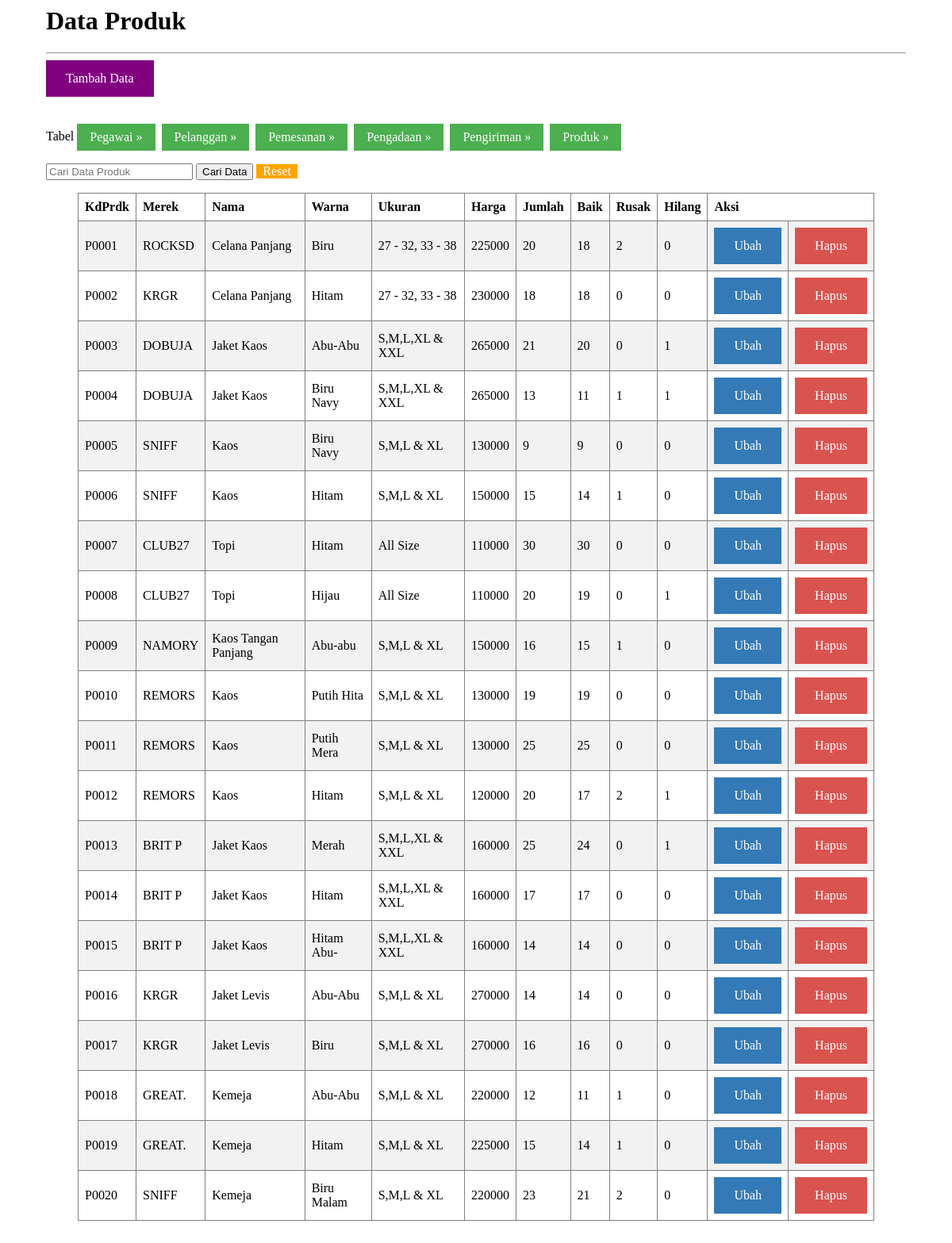
The app's page /index.php/produk with its own data.
### tables this page shows
CREATE TABLE IF NOT EXISTS `produk` (
  `KdPrdk` char(6) NOT NULL,
  `Merek` char(6) NOT NULL,
  `Nama` varchar(30) NOT NULL,
  `Warna` varchar(10) NOT NULL,
  `Ukuran` char(20) NOT NULL,
  `Harga` int(11) NOT NULL,
  `Jumlah` int(11) NOT NULL,
  `Baik` int(11) NOT NULL,
  `Rusak` int(11) NOT NULL,
  `Hilang` int(11) NOT NULL,
  `Detail` text NOT NULL
);

### application/controllers/produk.php (called while the page is built, shortened)
<?php if ( ! defined('BASEPATH')) exit('No direct script access allowed');
class produk extends CI_Controller {
	public function __construct(){
		$this->load->model('ProdukModel');
	}
	public function index(){
		$data['produk'] = $this->ProdukModel->view();
		$this->load->view('produk/index', $data);
	}
}

### index.php (called while the page is built, shortened)
<?php
require_once BASEPATH.'core/CodeIgniter.php';

### application/models/ProdukModel.php (called while the page is built, shortened)
<?php if ( ! defined('BASEPATH')) exit('No direct script access allowed');
class ProdukModel extends CI_Model {
	public function view(){
		return $this->db->get('produk')->result();
	}
}

### application/views/produk/index.php (the view, shortened to what this page needs)
<html>
	<head>
		<link rel="stylesheet" type="text/css" href="<?php echo base_url(); ?>assets/Style.css">
	</head>
	<body>
		<h1>Data Produk</h1>
		<hr>
		<a class="btn_tambah" href='<?php echo base_url("produk/tambah"); ?>'>Tambah Data</a>
		<br><br>
		<p>
	  Tabel
		<a class="w3-btn" href='<?php echo base_url("pegawai/index"); ?>' target="_blank">Pegawai »</a>&nbsp;
		<a class="w3-btn" href='<?php echo base_url("pelanggan/index"); ?>' target="_blank">Pelanggan »</a>&nbsp;
		<a class="w3-btn" href='<?php echo base_url("Pemesanan/index"); ?>' target="_blank">Pemesanan »</a>&nbsp;
		<a class="w3-btn" href='<?php echo base_url("pengadaan/index"); ?>' target="_blank">Pengadaan »</a>&nbsp;
		<a class="w3-btn" href='<?php echo base_url("pengiriman/index"); ?>' target="_blank">Pengiriman »</a>&nbsp;
		<a class="w3-btn" href='<?php echo base_url("produk/index"); ?>' target="_blank">Produk »</a>
		</p>
			<form action="<?php echo site_url('produk/cari');?>" method="get">
	      <input type="text" name="cari" placeholder="Cari Data Produk">
	      <button type="submit">Cari Data</button>
				<div class="reset">
				<a href="<?php echo site_url('produk'); ?>" style="text-decoration:none; color: white;">Reset</a>
				</div>
	    </form><center>
<div class="ex2">
		<table border="1" cellpadding="7">
			<tr>
				<th>KdPrdk</th>
				<th>Merek</th>
				<th>Nama</th>
				<th>Warna</th>
				<th>Ukuran</th>
				<th>Harga</th>
        <th>Jumlah</th>
        <th>Baik</th>
        <th>Rusak</th>
        <th>Hilang</th>
				<th colspan="2">Aksi</th>
			</tr>
			<?php
			if( ! empty($produk)){
				foreach($produk as $data){
					echo "<tr>
					<td>".$data->KdPrdk."</td>
					<td>".$data->Merek."</td>
					<td>".$data->Nama."</td>
					<td>".$data->Warna."</td>
					<td>".$data->Ukuran."</td>
					<td>".$data->Harga."</td>
					<td>".$data->Jumlah."</td>
          <td>".$data->Baik."</td>
          <td>".$data->Rusak."</td>
          <td>".$data->Hilang."</td>
					<td><a class='btn_ubah' onClick='return doconfirm1();' href='".base_url("produk/ubah/".$data->KdPrdk)."'>Ubah</a></td>
					<td><a class='btn_hapus' onClick='return doconfirm();' href='".base_url("produk/hapus/".$data->KdPrdk)."'>Hapus</a></td>
					</tr>";
				}
			}else{
				echo "<tr><td align='center' colspan='7'>Data Tidak Ada</td></tr>";
			}
			?>
		</table>
</div>
	</body>
</html>

### assets/Style.css (style rules this page uses)
table { border-collapse: collapse; width: 100%; }
th, td { text-align: left; padding: 8px; }
tr:nth-child(even) { background-color: #f2f2f2; }
.btn_ubah, a { background-color: #337ab7; color: white; padding: 14px 25px; text-align: center; text-decoration: none; display: inline-block; }
.btn_hapus, a { background-color: #d9534f; color: white; padding: 14px 25px; text-align: center; text-decoration: none; display: inline-block; }
.btn_tambah, a { background-color: purple; color: white; padding: 14px 25px; text-align: center; text-decoration: none; display: inline-block; }
.Reset, a { background-color: orange; padding: 0px 4px; text-align: center; text-decoration: none; display: inline-block; }
div.ex2 { padding-left: 40px; padding-right: 40px; }
body { padding-left: 50px; padding-right: 50px; padding-bottom: 50px; border-radius: 5px; }
.w3-btn, .w3-btn:link, .w3-btn:visited { color: #FFFFFF; background-color: #4CAF50; }
.w3-btn, .w3-button { border: none; display: inline-block; padding: 8px 16px; vertical-align: middle; overflow: hidden; text-decoration: none; color: inherit; background-color: inherit; text-align: center; cursor: pointer; white-space: nowrap; }

### records on screen
produk: KdPrdk "P0001", Merek "ROCKSD", Nama "Celana Panjang", Warna "Biru", Ukuran "27 - 32, 33 - 38", Harga "225000", Jumlah "20", Baik "18", Rusak "2", Hilang "0"
produk: KdPrdk "P0002", Merek "KRGR", Nama "Celana Panjang", Warna "Hitam", Ukuran "27 - 32, 33 - 38", Harga "230000", Jumlah "18", Baik "18", Rusak "0", Hilang "0"
produk: KdPrdk "P0003", Merek "DOBUJA", Nama "Jaket Kaos", Warna "Abu-Abu", Ukuran "S,M,L,XL & XXL", Harga "265000", Jumlah "21", Baik "20", Rusak "0", Hilang "1"
produk: KdPrdk "P0004", Merek "DOBUJA", Nama "Jaket Kaos", Warna "Biru Navy", Ukuran "S,M,L,XL & XXL", Harga "265000", Jumlah "13", Baik "11", Rusak "1", Hilang "1"
produk: KdPrdk "P0005", Merek "SNIFF", Nama "Kaos", Warna "Biru Navy", Ukuran "S,M,L & XL", Harga "130000", Jumlah "9", Baik "9", Rusak "0", Hilang "0"
produk: KdPrdk "P0006", Merek "SNIFF", Nama "Kaos", Warna "Hitam", Ukuran "S,M,L & XL", Harga "150000", Jumlah "15", Baik "14", Rusak "1", Hilang "0"
produk: KdPrdk "P0007", Merek "CLUB27", Nama "Topi", Warna "Hitam", Ukuran "All Size", Harga "110000", Jumlah "30", Baik "30", Rusak "0", Hilang "0"
produk: KdPrdk "P0008", Merek "CLUB27", Nama "Topi", Warna "Hijau", Ukuran "All Size", Harga "110000", Jumlah "20", Baik "19", Rusak "0", Hilang "1"
produk: KdPrdk "P0009", Merek "NAMORY", Nama "Kaos Tangan Panjang", Warna "Abu-abu", Ukuran "S,M,L & XL", Harga "150000", Jumlah "16", Baik "15", Rusak "1", Hilang "0"
produk: KdPrdk "P0010", Merek "REMORS", Nama "Kaos", Warna "Putih Hita", Ukuran "S,M,L & XL", Harga "130000", Jumlah "19", Baik "19", Rusak "0", Hilang "0"
produk: KdPrdk "P0011", Merek "REMORS", Nama "Kaos", Warna "Putih Mera", Ukuran "S,M,L & XL", Harga "130000", Jumlah "25", Baik "25", Rusak "0", Hilang "0"
produk: KdPrdk "P0012", Merek "REMORS", Nama "Kaos", Warna "Hitam", Ukuran "S,M,L & XL", Harga "120000", Jumlah "20", Baik "17", Rusak "2", Hilang "1"
produk: KdPrdk "P0013", Merek "BRIT P", Nama "Jaket Kaos", Warna "Merah", Ukuran "S,M,L,XL & XXL", Harga "160000", Jumlah "25", Baik "24", Rusak "0", Hilang "1"
produk: KdPrdk "P0014", Merek "BRIT P", Nama "Jaket Kaos", Warna "Hitam", Ukuran "S,M,L,XL & XXL", Harga "160000", Jumlah "17", Baik "17", Rusak "0", Hilang "0"
produk: KdPrdk "P0015", Merek "BRIT P", Nama "Jaket Kaos", Warna "Hitam Abu-", Ukuran "S,M,L,XL & XXL", Harga "160000", Jumlah "14", Baik "14", Rusak "0", Hilang "0"
produk: KdPrdk "P0016", Merek "KRGR", Nama "Jaket Levis", Warna "Abu-Abu", Ukuran "S,M,L & XL", Harga "270000", Jumlah "14", Baik "14", Rusak "0", Hilang "0"
produk: KdPrdk "P0017", Merek "KRGR", Nama "Jaket Levis", Warna "Biru", Ukuran "S,M,L & XL", Harga "270000", Jumlah "16", Baik "16", Rusak "0", Hilang "0"
produk: KdPrdk "P0018", Merek "GREAT.", Nama "Kemeja", Warna "Abu-Abu", Ukuran "S,M,L & XL", Harga "220000", Jumlah "12", Baik "11", Rusak "1", Hilang "0"
produk: KdPrdk "P0019", Merek "GREAT.", Nama "Kemeja", Warna "Hitam", Ukuran "S,M,L & XL", Harga "225000", Jumlah "15", Baik "14", Rusak "1", Hilang "0"
produk: KdPrdk "P0020", Merek "SNIFF", Nama "Kemeja", Warna "Biru Malam", Ukuran "S,M,L & XL", Harga "220000", Jumlah "23", Baik "21", Rusak "2", Hilang "0"
